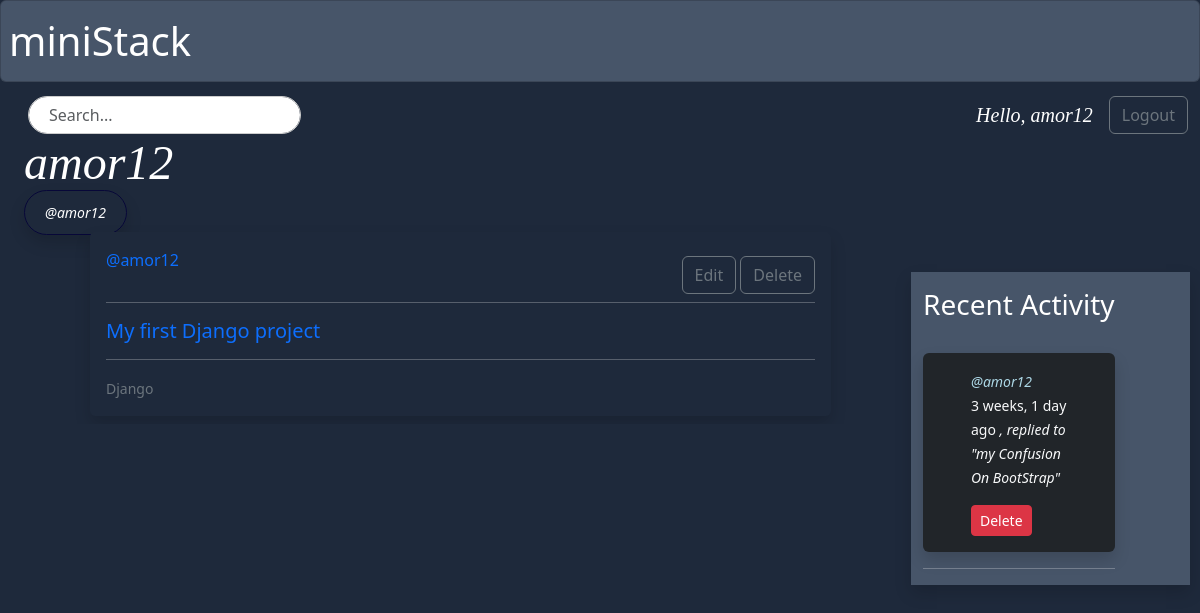
Page /profile/3/ (signed in) on the committed database.
### base/models.py (models this page shows, shortened)
class Post(models.Model):
    user=models.ForeignKey(User, on_delete=models.SET_NULL,null=True)
    title=models.ForeignKey(Title, on_delete=models.SET_NULL,null=True)
    name=models.CharField(max_length=300)
    description=models.TextField(null=True,blank=True)
    participant=models.ManyToManyField(User,related_name='participants',blank=True)
    updated=models.DateTimeField(auto_now=True)
    created=models.DateTimeField(auto_now_add=True)
    class Meta:
        ordering=['-updated','-created']
    def __str__(self):
        return self.name

class Title (models.Model):
    name = models.CharField(max_length=200)
    def __str__(self):
        return self.name

class Message (models.Model):
    user= models.ForeignKey(User, on_delete=models.CASCADE)
    post=models.ForeignKey(Post, on_delete=models.CASCADE)
    body = models.TextField()
    updated=models.DateTimeField(auto_now=True)
    created=models.DateTimeField(auto_now_add=True)
    class Meta:
        ordering=['-updated','-created']

### base/views.py (the view)
# urls.py: path('profile/<str:pk>/',views.userProfile,name='userprofile'),
def userProfile(request,pk):
    user=User.objects.get(id=pk)
    posts=user.post_set.all()
    comments= user.message_set.all()
    titles=Title.objects.all()
    context = {'user': user, 'posts': posts, 'comments': comments, 'titles': titles}
    return render(request, 'base/profile.html', context)

### base/templates/base/profile.html (shortened to what this page needs)
{% extends 'main.html'%} {% block content %}
<h1 class="fst-italic ms-4" style="font-size: 3rem; font-family: 'Merriweather', serif">{{user.username}}</h1>
<small class="ms-4 fst-italic shadow" style="padding: 12px 20px; border-radius: 30px; border: 1px solid #070738">@{{user.username}}</small>
<div class="container">
  <div>{% include 'base/dashboard.html' %}</div>
  <div>{% include 'base/activity.html'%}</div>
</div>
{% endblock %}

### templates/navbar.html
<div class="container-fluid d-flex justify-content-between">
  <form method="GET" action="" class="d-flex ms-3" role="search">
    <input
      class="form-control custom-search-input"
      type="text"
      name="q"
      placeholder="Search..."
      aria-label="Search"
      style="width: 100%; padding: 12px 20px; border-radius: 30px; border: 1px solid #ccc" />
  </form>
  <div class="d-flex align-items-center ms-auto">
    {% if request.user.is_authenticated %} {% csrf_token %}
    <p class="mb-0 me-3 fs-5 fst-italic" style="font-family: 'Merriweather', serif">Hello, {{request.user}}</p>
    <a class="btn btn-outline-secondary" href="{% url 'logout' %}">Logout</a>
    {% else %}
    <a href="{% url 'login' %}" class="btn btn-outline-secondary">Login</a>
    {% endif %}
  </div>
</div>

### base/templates/base/dashboard.html
<div class="mx-3" style="max-height: 400px; overflow-y: auto">
  <div class="mx-3">
    {% for post in posts%}
    <div class="py-2 px-3">
      <div class="py-3 px-3 shadow" style="border-radius: 5px; background-color: rgb(30 41 59)">
        <div style="margin-bottom: -1em" class="d-flex justify-content-between">
          <div>
            <a href="{% url 'userprofile' post.user.id %}" class="my-2">@{{post.user.username}}</a>
          </div>
          <div>
            {% if request.user == post.user %}
            <a href="{% url 'editpost'  post.id %}" class="btn btn-outline-secondary my-2">Edit</a>
            <a href="{% url 'deletepost' post.id%}" class="btn btn-outline-secondary my-2">Delete</a>
            {% endif%}
          </div>
        </div>
        <hr />
        <div>
          <h5><a class="py-5" href="{% url 'post' post.id %}">{{post.name}}</a></h5>
        </div>
        <hr />
        <small class="my-2 text-secondary text-sm-end">{{post.title}}</small>
      </div>
    </div>
    {% endfor %}
  </div>
</div>

### base/templates/base/activity.html (shortened to what this page needs)
<div class="container my-5 shadow" style="max-height: 400px; background-color: rgb(71, 85, 105); overflow-y: auto; margin-left: 2rem">
  <div class="comments-list">
    <div class="py-3 text-white" style="position: sticky; top: 0; background-color: rgb(71 85 105); z-index: 1000; width: 100%">
      <h3>Recent Activity</h3>
    </div>
    {% for comment in comments %}
    <div class="comment-item px-5 py-3 shadow my-2 bg-dark text-light rounded">
      <small>
        <a href="{% url 'userprofile' comment.user.id %}" style="color: lightblue; font-style: italic"> @{{ comment.user }} </a>
        {{ comment.created|timesince }} ago
      </small>
      <small style="font-style: italic">, replied to "{{ comment.post }}"</small>
      {% if request.user == comment.user %}
      <a href="{% url 'deletecomment' comment.id %}" class="btn btn-danger btn-sm">Delete</a>
      {% endif %}
    </div>
    <hr />
    {% endfor %}
  </div>
</div>

### templates/main.html (style rules this page uses)
a:link { text-decoration: none; }
* { scrollbar-width: thin; scrollbar-color: rgb(71 85 105); rgb(46, 16, 101); }

### base/templates/base/profile.html (style rules this page uses)
.container { display: grid; grid-template-columns: 3fr 1fr; }
body { background-color: #070738; color: whitesmoke; }

### rows in the picture
Post: user.username "amor12", shows "Edit", name "My first Django project", title "Django"
Message: user "amor12", created "3 weeks, 1 day", post "my Confusion On BootStrap", shows "Delete"

### other values in the picture
{{ request.user }} "amor12"
{{ user.username }} "amor12"
